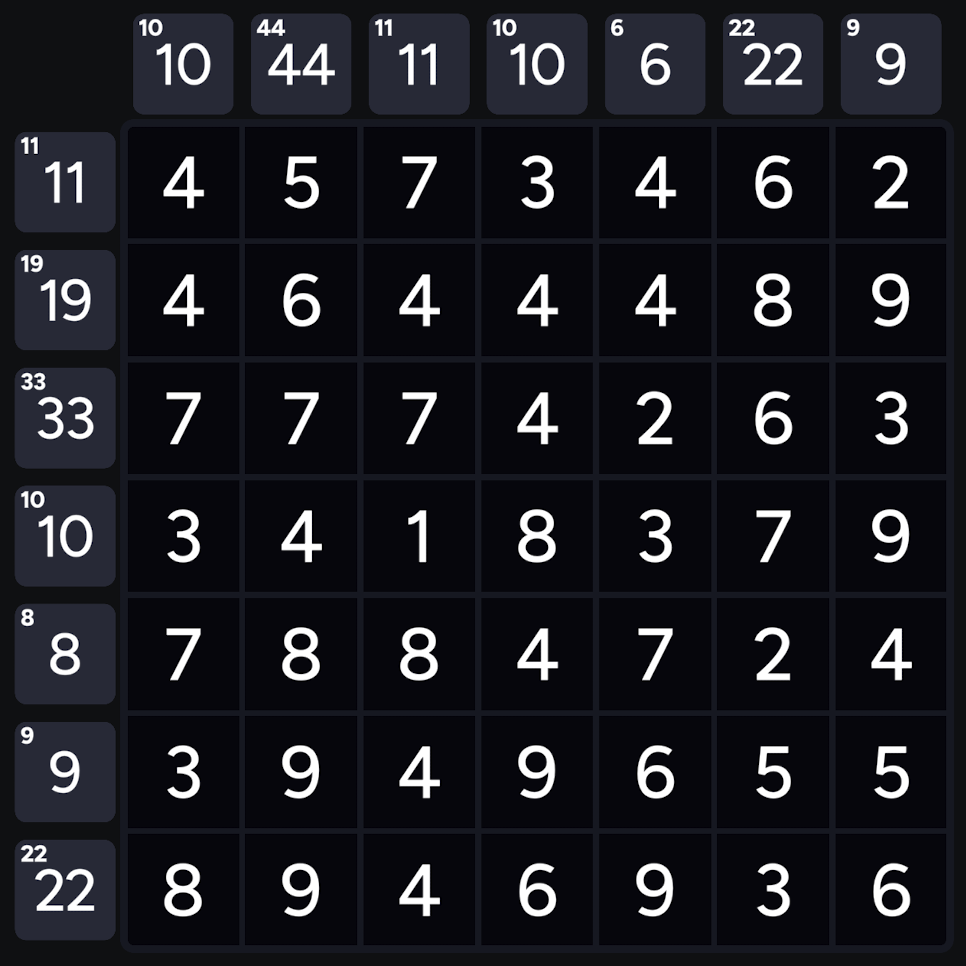
#> input picture tests/fixtures/level-3.png, 966 x 966 px
$ python -i geometry.py   (imports and definitions only)
#> lines starting #> are read from the running program, lines starting #| are printed output that depends on the picture; after the words box and inside, x2 and y2 are one past the last pixel; in counts of white or black regions, pixels touching at a corner belong together
#> further down, picture is the input picture: PIL image 966x966 RGB; mean R, G, B 26.7, 27.2, 33.7
from dataclasses import dataclass
from statistics import median

from PIL import Image, ImageChops


class BoardReadError(ValueError):
    """The screenshot cannot be read confidently as a fresh Cross Sums board."""


@dataclass(frozen=True, slots=True)
class BoardGeometry:
    left: float
    top: float
    cell_width: float
    cell_height: float
    rows: int
    columns: int

    @property
    def right(self) -> float:
        return self.left + self.cell_width * self.columns

    @property
    def bottom(self) -> float:
        return self.top + self.cell_height * self.rows

    def cell_center(self, row: int, column: int) -> tuple[float, float]:
        return (self.left + (column + .5) * self.cell_width,
                self.top + (row + .5) * self.cell_height)

    def pencil_center(self) -> tuple[float, float]:
        return (self.left + self.right) / 2, self.bottom + self.cell_height * 1.42

    def eraser_center(self) -> tuple[float, float]:
        x, y = self.pencil_center()
        return x - self.cell_width * 1.05, y


def _cell_regions(image: Image.Image) -> list[tuple[float, float, float, float]]:
    """Segment the dark blue cell interiors, regardless of their printed digits.

    Work on a bounded-resolution mask. Each filled cell is a connected region;
    white text forms holes, so missed or unreadable text does not affect bounds.
    This palette is specific to the supplied Offline Games dark theme.
    """
    scale = min(1.0, 850 / image.width)
#> scale = 0.88
    small = image.resize((round(image.width * scale), round(image.height * scale)))
    red, green, blue = small.convert('RGB').split()
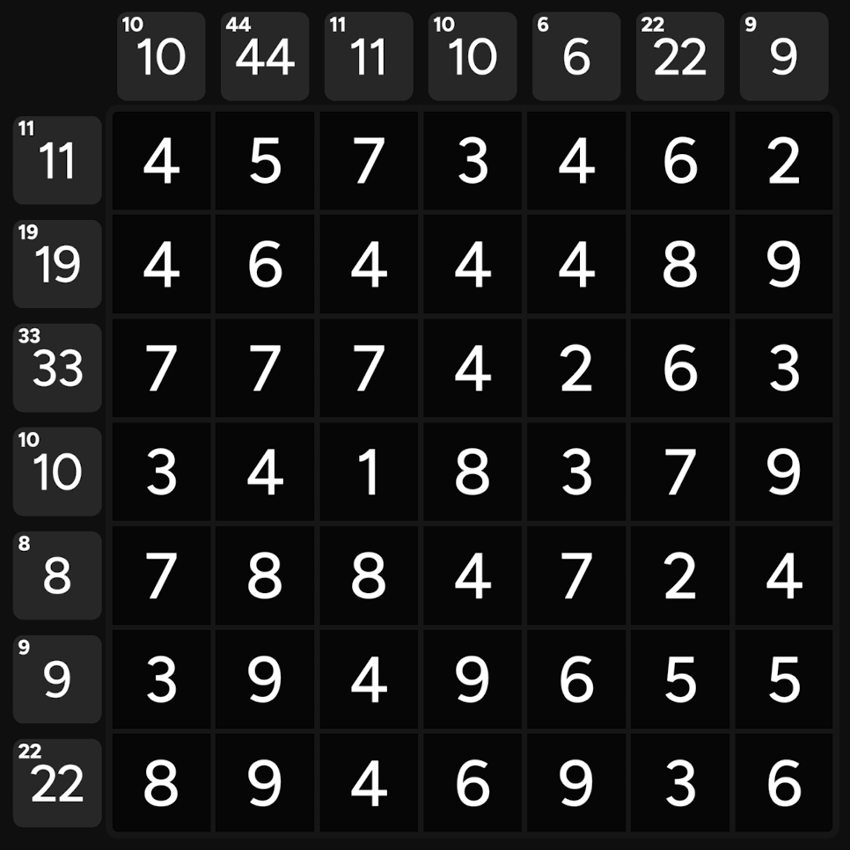
#> red: PIL image 850x850 L; min 0, max 255, mean 26.6
    mask = ImageChops.multiply(red.point(lambda v: 255 if v < 14 else 0),
                              green.point(lambda v: 255 if v < 14 else 0))
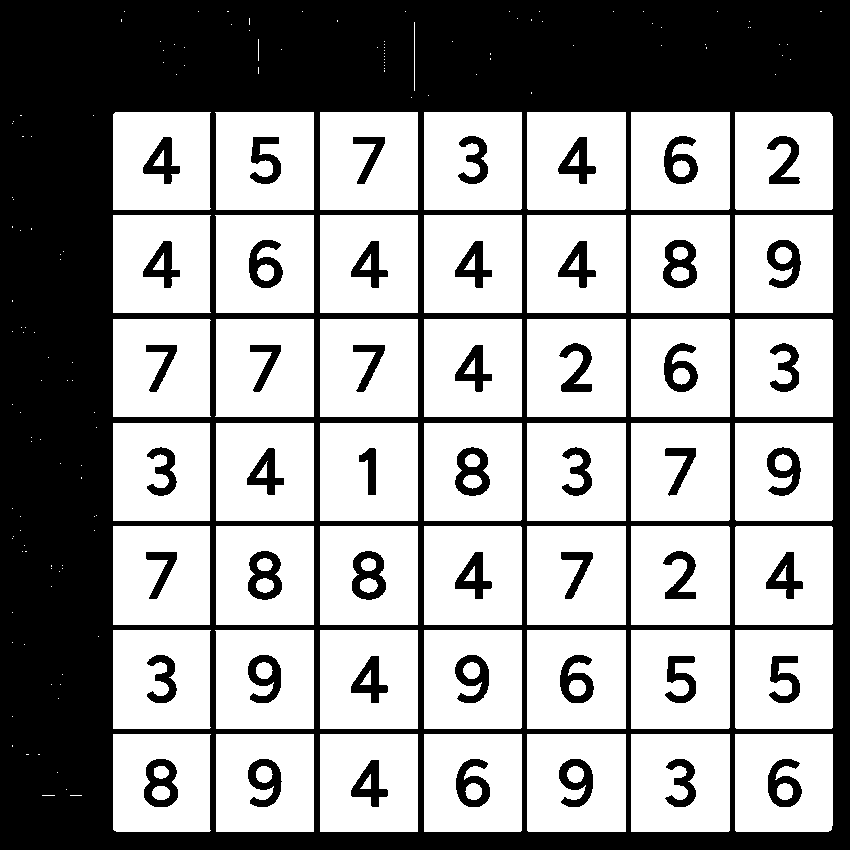
#> mask: PIL image 850x850 L; 60.2% white; 50 black regions, largest, box (x1, y1, x2, y2) and area: (0, 0, 850, 850) 249601, (455, 447, 490, 496) 982, (352, 551, 386, 600) 975
    mask = ImageChops.multiply(mask, blue.point(lambda v: 255 if v < 26 else 0))
#> mask: PIL image 850x850 L; 60.2% white; 50 black regions, largest, box (x1, y1, x2, y2) and area: (0, 0, 850, 850) 249753, (455, 447, 490, 496) 982, (352, 551, 386, 600) 975
    mask = ImageChops.multiply(mask, ImageChops.subtract(blue, red).point(
        lambda v: 255 if v >= 3 else 0))
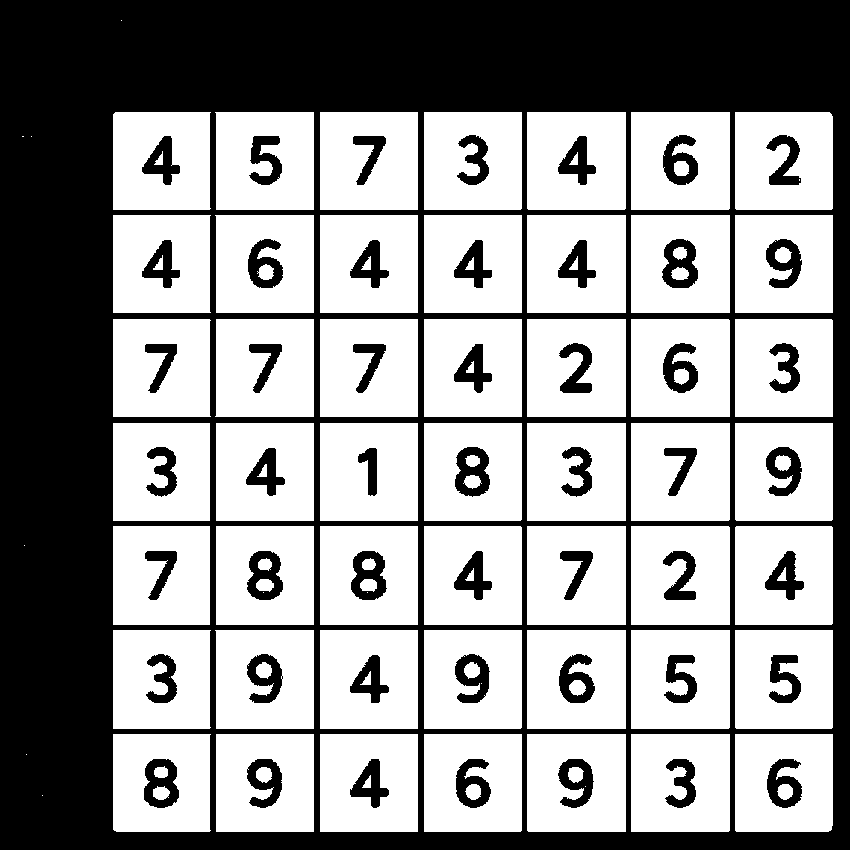
#> mask: PIL image 850x850 L; 59.4% white; 50 black regions, largest, box (x1, y1, x2, y2) and area: (0, 0, 850, 850) 249872, (455, 447, 490, 497) 1099, (351, 551, 387, 600) 1096
    width, height = mask.size
#> width = 850; height = 850
    pixels = bytearray(mask.tobytes())
    result = []
    for start in range(len(pixels)):
        if not pixels[start]:
            continue
        pixels[start] = 0
        stack = [start]
        area = 0
        x0 = x1 = start % width
        y0 = y1 = start // width
        while stack:
            position = stack.pop()
            x, y = position % width, position // width
            area += 1
            x0, x1 = min(x0, x), max(x1, x)
            y0, y1 = min(y0, y), max(y1, y)
            neighbors = (position - 1 if x else -1,
                         position + 1 if x + 1 < width else -1,
                         position - width, position + width)
            for neighbor in neighbors:
                if 0 <= neighbor < len(pixels) and pixels[neighbor]:
                    pixels[neighbor] = 0
                    stack.append(neighbor)
        w, h = x1 - x0 + 1, y1 - y0 + 1
        if w > 15 and h > 15 and .85 < w / h < 1.15 and area / (w * h) > .60:
            result.append((x0 / scale, y0 / scale, w / scale, h / scale))
#> after the loop, result = 59 items, first 6: (128.4, 127.3, 111.4, 111.4), (244.3, 127.3, 112.5, 111.4), (363.7, 127.3, 111.4, 111.4), (481.9, 127.3, 111.4, 111.4), (598.9, 127.3, 112.5, 111.4), (717.1, 127.3, 112.5, 111.4)
    return result


# [45 lines left out: functions _centers, locate_grid, not called in this run]

>>> from PIL import Image
>>> picture = Image.open('../../tests/fixtures/level-3.png')
>>> result = _cell_regions(picture)

$ run again, on tests/fixtures/level-4.png
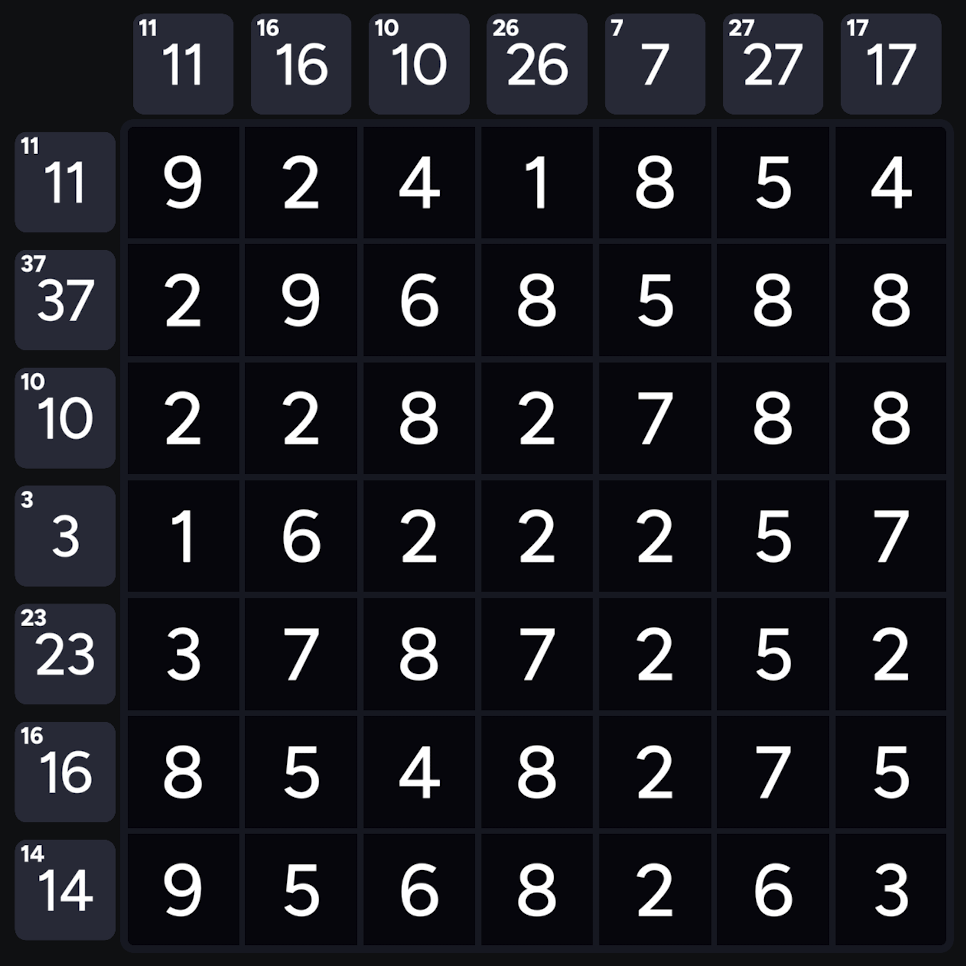
#> input picture tests/fixtures/level-4.png, 966 x 966 px
#> picture is the input picture: PIL image 966x966 RGB; mean R, G, B 26.9, 27.4, 33.8
#> in _cell_regions, `mask = ImageChops.multiply(red.point(lambda v: 255 if v < 14 else 0), ..`:
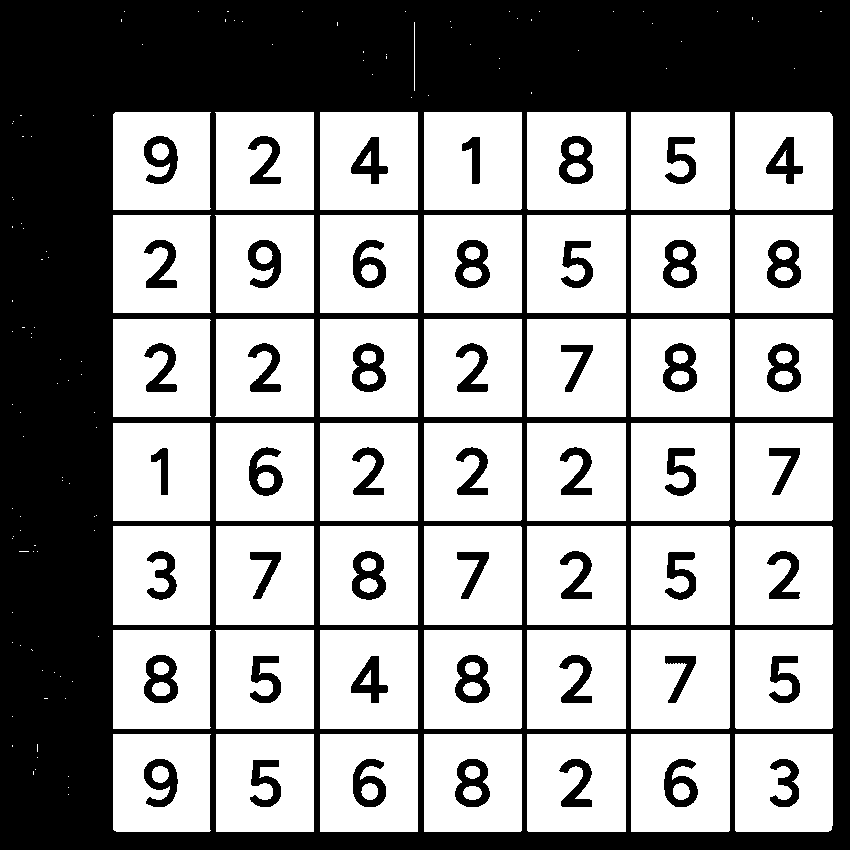
#> mask: PIL image 850x850 L; 60.1% white; 50 black regions, largest, box (x1, y1, x2, y2) and area: (0, 0, 850, 850) 249657, (663, 343, 697, 392) 978, (352, 551, 386, 600) 975
#> in _cell_regions, `mask = ImageChops.multiply(mask, ImageChops.subtract(blue, red).point(..`:
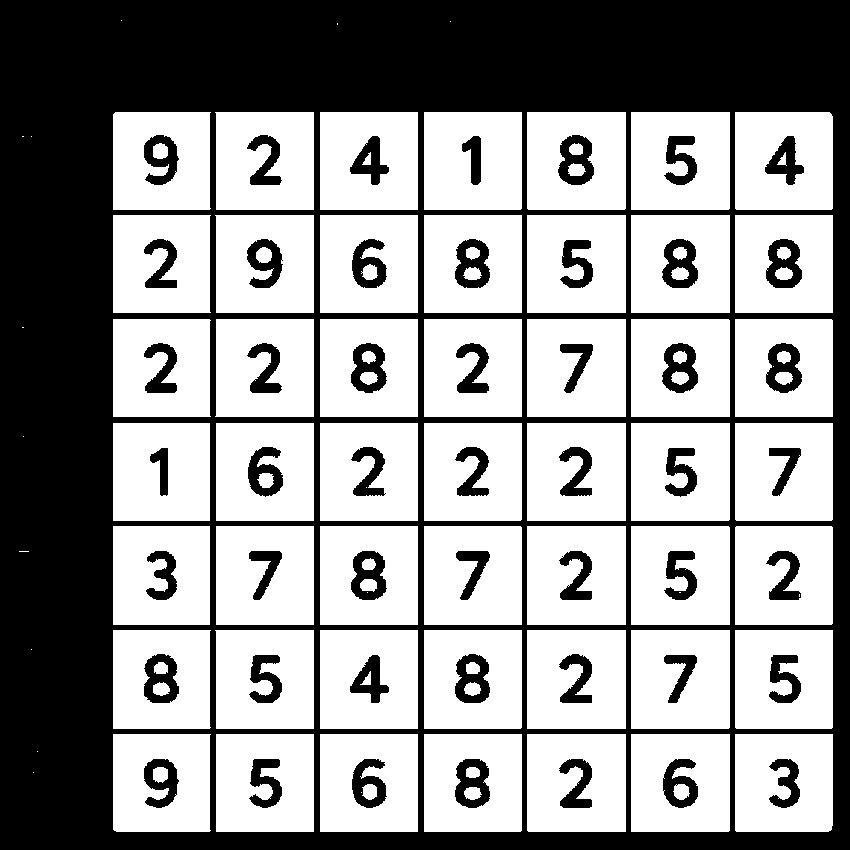
#> mask: PIL image 850x850 L; 59.3% white; 50 black regions, largest, box (x1, y1, x2, y2) and area: (0, 0, 850, 850) 249856, (558, 135, 594, 185) 1100, (351, 343, 387, 393) 1097
#> after the loop in _cell_regions, `for start in range(len(pixels)):`: result = 52 items, first 6: (128.4, 127.3, 111.4, 111.4), (244.3, 127.3, 112.5, 111.4), (363.7, 127.3, 111.4, 111.4), (481.9, 127.3, 111.4, 111.4), (598.9, 127.3, 112.5, 111.4), (717.1, 127.3, 112.5, 111.4)

$ run again, on tests/fixtures/level-5.png
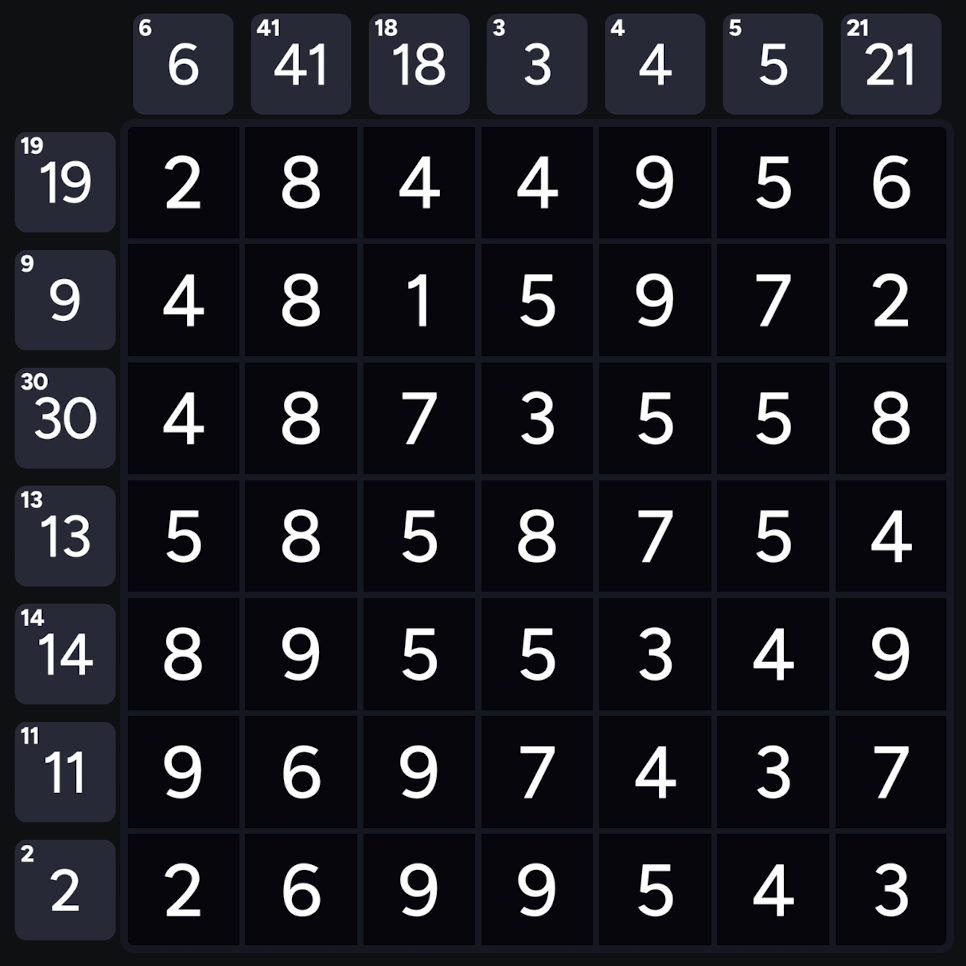
#> input picture tests/fixtures/level-5.png, 966 x 966 px
#> picture is the input picture: PIL image 966x966 RGB; mean R, G, B 26.6, 27.1, 33.6
#> in _cell_regions, `mask = ImageChops.multiply(red.point(lambda v: 255 if v < 14 else 0), ..`:
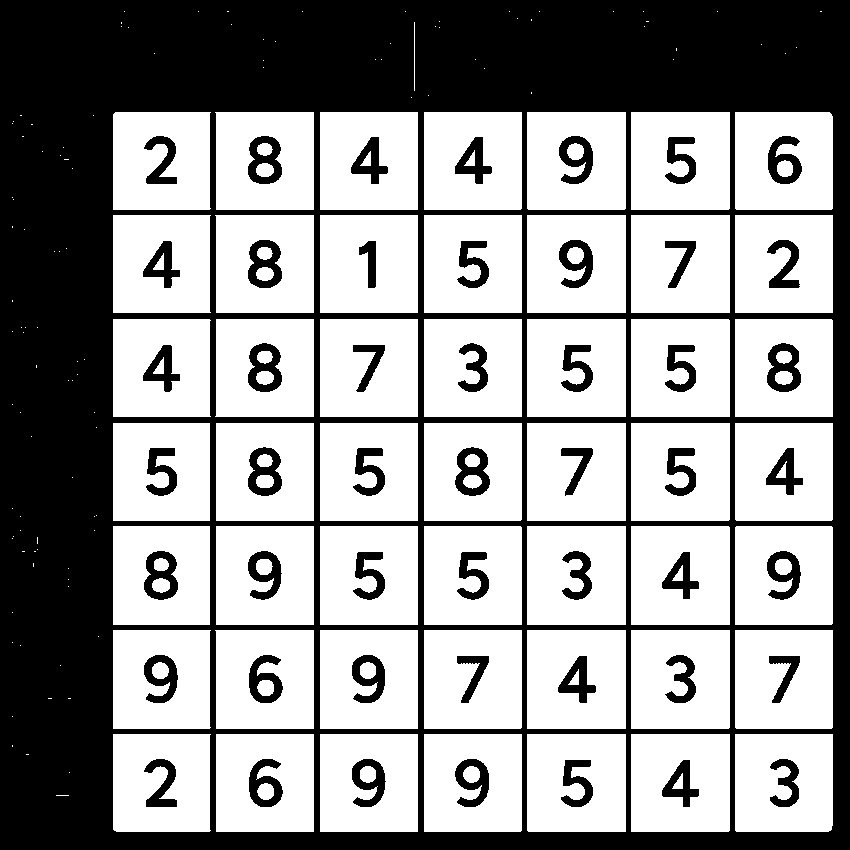
#> mask: PIL image 850x850 L; 60.1% white; 50 black regions, largest, box (x1, y1, x2, y2) and area: (0, 0, 850, 850) 249654, (455, 447, 490, 496) 982, (248, 343, 282, 392) 974
#> in _cell_regions, `mask = ImageChops.multiply(mask, ImageChops.subtract(blue, red).point(..`:
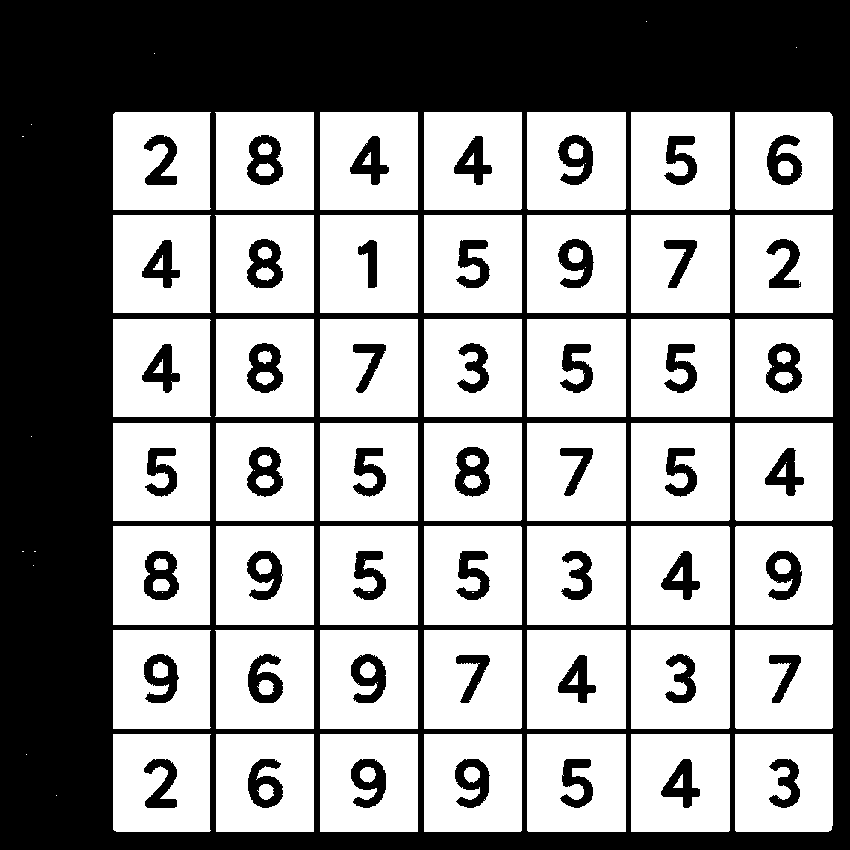
#> mask: PIL image 850x850 L; 59.3% white; 50 black regions, largest, box (x1, y1, x2, y2) and area: (0, 0, 850, 850) 249865, (455, 447, 490, 497) 1099, (247, 135, 283, 185) 1093
#> after the loop in _cell_regions, `for start in range(len(pixels)):`: result = 55 items, first 6: (128.4, 127.3, 111.4, 111.4), (244.3, 127.3, 112.5, 111.4), (363.7, 127.3, 111.4, 111.4), (481.9, 127.3, 111.4, 111.4), (598.9, 127.3, 112.5, 111.4), (717.1, 127.3, 112.5, 111.4)
